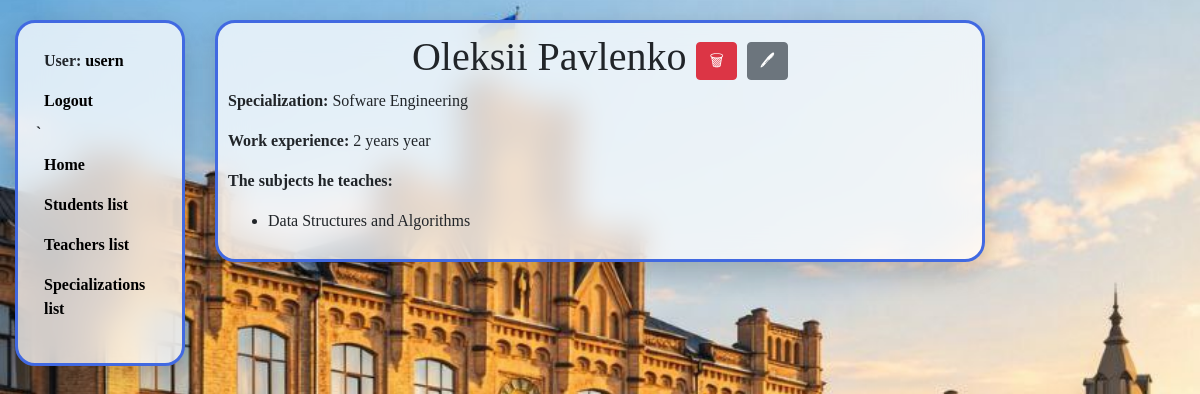
Page /teachers/1/ (signed in) on the earlier database version.
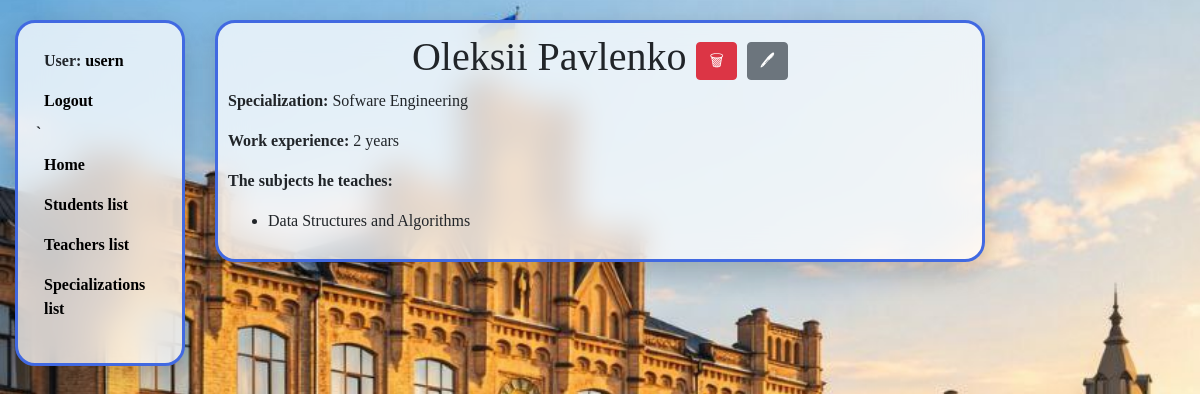
Same page on the later database version.
### university_app/models.py (models this page shows, shortened)
class Student(AbstractUser):
    form_of_study_choices = [
        ("full_time", "Full-time"),
        ("part_time", "Part-time"),
        ("distance", "Distance-learning")
    ]
    faculty = models.ForeignKey(Faculty, on_delete=models.PROTECT, related_name="students_faculty", null=True)
    specialization = models.ForeignKey(Specialization, on_delete=models.PROTECT, related_name="students_specialization", null=True)
    form_of_study = models.CharField(max_length=255, choices=form_of_study_choices)
    current_rating = models.PositiveIntegerField(default=0, validators=[MinValueValidator(1), MaxValueValidator(100)])
    group = models.ForeignKey("Group", on_delete=models.PROTECT, related_name="students_group", null=True)
    class Meta:
        ordering = ["id"]

class Teacher(models.Model):
    name = models.CharField(max_length=255)
    surname = models.CharField(max_length=255)
    specialization = models.ForeignKey(Specialization, on_delete=models.PROTECT, related_name="teachers_specialization")
    subjects = models.ManyToManyField(Subject, related_name="teachers", blank=True)
    work_experience = models.PositiveIntegerField(default=0)

class Specialization(models.Model):
    name = models.CharField(max_length=255)
    educational_program = models.CharField(max_length=255)
    subjects = models.ManyToManyField("Subject", related_name="specializations_subjects")
    faculty = models.ForeignKey(Faculty, on_delete=models.PROTECT, related_name="specializations_faculty")
    class Meta:
        ordering = ["id"]

class Subject(models.Model):
    name = models.CharField(max_length=255)
    class Meta:
        ordering = ["id"]

### university_app/views.py (the view)
# urls.py: path("teachers/<int:pk>/", TeacherDetailView.as_view(), name="teacher-detail"),
class TeacherDetailView(LoginRequiredMixin, generic.DetailView):
    model = Teacher

### university_app/context_processors.py (called while the page is built)
def cfg_assets_root(request):
    return { 'ASSETS_ROOT' : settings.ASSETS_ROOT }

### templates/university_app/teacher_detail.html
{% extends "base.html" %}
{% block body_class %}
  other_pages_image
{% endblock %}
{% block content %}
  <div class="background divv">
    <h1 class="text1">{{ teacher.name }} {{ teacher.surname }}
      <a href="{% url "university_app:teacher-delete" pk=teacher.id %}" class="btn btn-danger">
        🗑
      </a>
      <a href="{% url "university_app:teacher-update" pk=teacher.id %}" class="btn btn-secondary">
        🖊
      </a>
    </h1>
    <p><strong>Specialization:</strong> {{ teacher.specialization.name }}</p>
    <p><strong>Work experience:</strong> {{ teacher.work_experience }} year{{ teacher.work_experience|pluralize }}</p>
    <p><strong>The subjects he teaches:</strong></p>
    <ul>
      {% for subject in teacher.subjects.all %}
        <li>{{ subject.name }}</li>
      {% endfor %}
    </ul>
  </div>
{% endblock %}

### templates/base.html (shortened to what this page needs)
{% load static %}
<!DOCTYPE html>
<html lang="en">
  <head>
    <link rel="stylesheet" href="https://cdn.jsdelivr.net/npm/bootstrap@4.0.0/dist/css/bootstrap.min.css">
    <link rel="stylesheet" href="{% static 'css/styles.css' %}">
  </head>
  <body class="{% block body_class %}{% endblock %}">
  <div class="container-fluid">
    <div class="row">
      <div class="col-sm-2">
        {% block sidebar %}
          {% include "includes/sidebar.html" %}
        {% endblock %}
      </div>
      <div class="col-sm-8">
        {% block content %}{% endblock %}
      </div>
    </div>
    <div class="col-sm-2">
    </div>
  </div>
  </body>
</html>

### templates/includes/sidebar.html
<div class="background">
  <ul class="item1">
    <li class="item1">User: <a href="{{ user.get_absolute_url }}" class="text2">{{ user.get_username }}</></li>
    <li class="item1"><a href="{% url "university_app:login" %}" class="text2">Logout</a></li>
`
    <br>
    <li class="item1"><a href="{% url 'university_app:index' %}" class="text2">Home</a></li>
    <li class="item1"><a href="{% url 'university_app:students-list' %}" class="text2">Students list</a></li>
    <li class="item1"><a href="{% url 'university_app:teachers-list' %}" class="text2">Teachers list</a></li>
    <li class="item1"><a href="{% url 'university_app:specializations-list' %}" class="text2">Specializations list</a></li>
  </ul>
</div>

### static/css/styles.css (style rules this page uses)
.other_pages_image { background-image: url("../images/5289804339234938364 (1).jpg"); background-size: cover; background-repeat: no-repeat; background-position: center 55%; background-attachment: fixed; min-height: 100vh; }
.background { background: rgba(255, 255, 255, 0.75); backdrop-filter: blur(15px); border: 3px solid royalblue; margin-top: 20px; padding: 10px; border-radius: 20px; box-shadow: 0 10px 30px rgba(0,0,0,0.2); }
.text1 { text-align: center; }
.divv { padding-left: 10px; font-family: 'Merriweather', 'Times New Roman', serif; }
.text2 { color: black; font-weight: bold; font-family: 'Merriweather', 'Times New Roman', serif; }
.item1 { display: block; font-weight: bold; padding: 8px 12px 8px 8px; list-style: none; text-align: left; font-family: 'Merriweather', 'Times New Roman', serif; }

Differences in the rows shown:
changed Teacher "Oleksii": work_experience "2 years" → "2"
